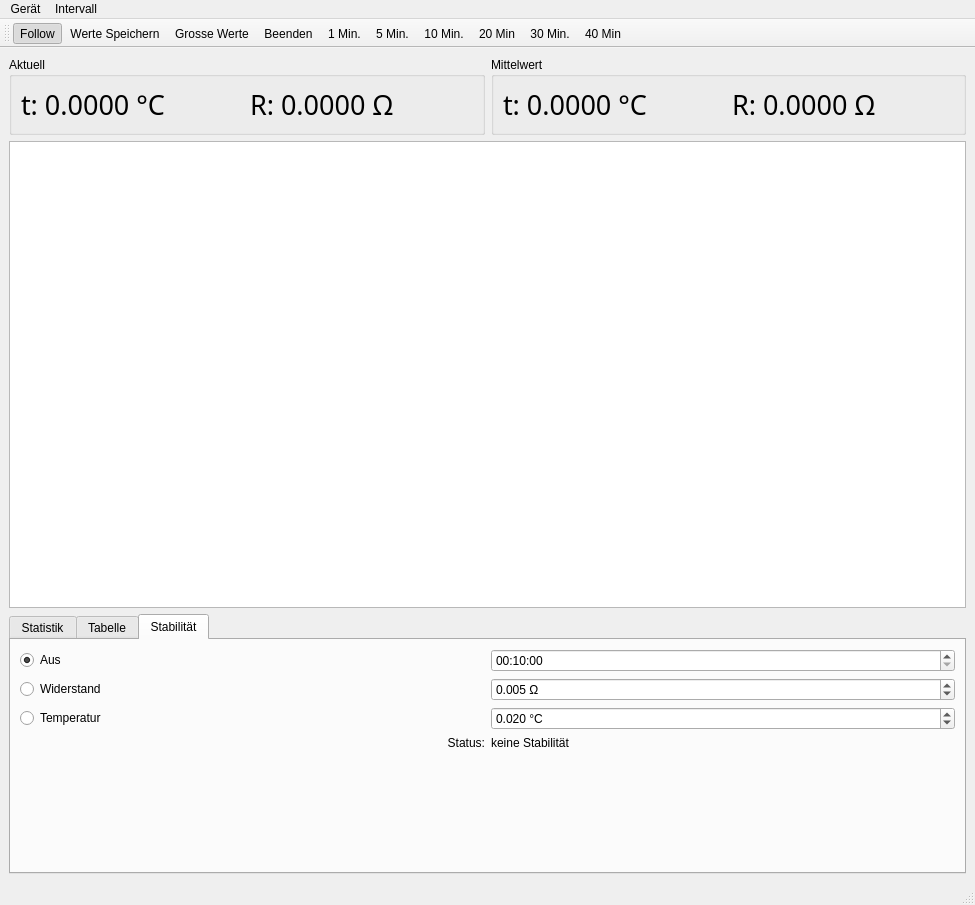
<?xml version="1.0" encoding="UTF-8"?>
<ui version="4.0">
 <class>MainWindow</class>
 <widget class="QMainWindow" name="MainWindow">
  <property name="geometry">
   <rect>
    <x>0</x>
    <y>0</y>
    <width>975</width>
    <height>905</height>
   </rect>
  </property>
  <property name="windowTitle">
   <string>Fluke-Superthermometer</string>
  </property>
  <property name="unifiedTitleAndToolBarOnMac">
   <bool>true</bool>
  </property>
  <widget class="QWidget" name="centralwidget">
   <layout class="QVBoxLayout" name="verticalLayout" stretch="0,1,0">
    <item>
     <layout class="QHBoxLayout" name="horizontalLayout">
      <item>
       <widget class="QGroupBox" name="group_aktuell">
        <property name="title">
         <string>Aktuell</string>
        </property>
        <layout class="QHBoxLayout" name="horizontalLayout_4">
         <item>
          <widget class="QLabel" name="lbl_temp_act">
           <property name="font">
            <font>
             <family>Typewriter</family>
             <pointsize>20</pointsize>
            </font>
           </property>
           <property name="text">
            <string>t: 0.0000 °C</string>
           </property>
          </widget>
         </item>
         <item>
          <widget class="QLabel" name="lbl_res_act">
           <property name="font">
            <font>
             <family>Typewriter</family>
             <pointsize>20</pointsize>
            </font>
           </property>
           <property name="text">
            <string>R: 0.0000 Ω</string>
           </property>
          </widget>
         </item>
        </layout>
       </widget>
      </item>
      <item>
       <widget class="QGroupBox" name="group_mittelwert">
        <property name="title">
         <string>Mittelwert</string>
        </property>
        <layout class="QHBoxLayout" name="horizontalLayout_5">
         <item>
          <widget class="QLabel" name="lbl_temp_mean">
           <property name="font">
            <font>
             <family>Typewriter</family>
             <pointsize>20</pointsize>
            </font>
           </property>
           <property name="text">
            <string>t: 0.0000 °C</string>
           </property>
          </widget>
         </item>
         <item>
          <widget class="QLabel" name="lbl_res_mean">
           <property name="font">
            <font>
             <family>Typewriter</family>
             <pointsize>20</pointsize>
            </font>
           </property>
           <property name="text">
            <string>R: 0.0000 Ω</string>
           </property>
          </widget>
         </item>
        </layout>
       </widget>
      </item>
     </layout>
    </item>
    <item>
     <widget class="PlotWidget" name="graphicsView"/>
    </item>
    <item>
     <widget class="QTabWidget" name="tabWidget">
      <property name="tabPosition">
       <enum>QTabWidget::North</enum>
      </property>
      <property name="tabShape">
       <enum>QTabWidget::Rounded</enum>
      </property>
      <property name="currentIndex">
       <number>2</number>
      </property>
      <widget class="QWidget" name="stat2">
       <attribute name="title">
        <string>Statistik</string>
       </attribute>
       <layout class="QVBoxLayout" name="verticalLayout_2">
        <item>
         <layout class="QFormLayout" name="formLayout_3">
          <item row="0" column="0">
           <widget class="QLabel" name="label">
            <property name="text">
             <string>Zeitraum:</string>
            </property>
           </widget>
          </item>
          <item row="0" column="1">
           <widget class="QLabel" name="text_stat_res_time_2">
            <property name="text">
             <string>0:00:00</string>
            </property>
           </widget>
          </item>
         </layout>
        </item>
        <item>
         <widget class="QTableView" name="table_statistic"/>
        </item>
       </layout>
      </widget>
      <widget class="QWidget" name="tab">
       <attribute name="title">
        <string>Tabelle</string>
       </attribute>
       <layout class="QHBoxLayout" name="horizontalLayout_3">
        <item>
         <widget class="QTableView" name="tableView"/>
        </item>
       </layout>
      </widget>
      <widget class="QWidget" name="tab_stab">
       <attribute name="title">
        <string>Stabilität</string>
       </attribute>
       <layout class="QGridLayout" name="gridLayout">
        <item row="2" column="0">
         <widget class="QRadioButton" name="radio_stab_temp">
          <property name="text">
           <string>Temperatur</string>
          </property>
         </widget>
        </item>
        <item row="0" column="0">
         <widget class="QRadioButton" name="radio_stab_off">
          <property name="text">
           <string>Aus</string>
          </property>
          <property name="checked">
           <bool>true</bool>
          </property>
         </widget>
        </item>
        <item row="1" column="0">
         <widget class="QRadioButton" name="radio_stab_res">
          <property name="text">
           <string>Widerstand</string>
          </property>
         </widget>
        </item>
        <item row="1" column="1">
         <widget class="QDoubleSpinBox" name="dblSpinBox_stab_res">
          <property name="suffix">
           <string> Ω</string>
          </property>
          <property name="decimals">
           <number>3</number>
          </property>
          <property name="singleStep">
           <double>0.001000000000000</double>
          </property>
          <property name="value">
           <double>0.005000000000000</double>
          </property>
         </widget>
        </item>
        <item row="3" column="1">
         <widget class="QLabel" name="text_stab_status">
          <property name="text">
           <string>keine Stabilität</string>
          </property>
         </widget>
        </item>
        <item row="3" column="0">
         <widget class="QLabel" name="lbl_stab_status">
          <property name="text">
           <string>Status:</string>
          </property>
          <property name="alignment">
           <set>Qt::AlignRight|Qt::AlignTrailing|Qt::AlignVCenter</set>
          </property>
         </widget>
        </item>
        <item row="0" column="1">
         <widget class="QTimeEdit" name="time_edit_stab">
          <property name="currentSection">
           <enum>QDateTimeEdit::HourSection</enum>
          </property>
          <property name="displayFormat">
           <string>HH:mm:ss</string>
          </property>
          <property name="time">
           <time>
            <hour>0</hour>
            <minute>10</minute>
            <second>0</second>
           </time>
          </property>
         </widget>
        </item>
        <item row="2" column="1">
         <widget class="QDoubleSpinBox" name="dblSpinBox_stab_temp">
          <property name="suffix">
           <string> °C</string>
          </property>
          <property name="decimals">
           <number>3</number>
          </property>
          <property name="maximum">
           <double>3.000000000000000</double>
          </property>
          <property name="singleStep">
           <double>0.001000000000000</double>
          </property>
          <property name="value">
           <double>0.020000000000000</double>
          </property>
         </widget>
        </item>
        <item row="4" column="1">
         <spacer name="verticalSpacer">
          <property name="orientation">
           <enum>Qt::Vertical</enum>
          </property>
          <property name="sizeHint" stdset="0">
           <size>
            <width>20</width>
            <height>40</height>
           </size>
          </property>
         </spacer>
        </item>
       </layout>
      </widget>
     </widget>
    </item>
   </layout>
  </widget>
  <widget class="QMenuBar" name="menubar">
   <property name="geometry">
    <rect>
     <x>0</x>
     <y>0</y>
     <width>975</width>
     <height>30</height>
    </rect>
   </property>
   <widget class="QMenu" name="menuIntervall">
    <property name="title">
     <string>Intervall</string>
    </property>
    <addaction name="action_1_min"/>
    <addaction name="action_5_min"/>
    <addaction name="action_10_min"/>
    <addaction name="action_20_min"/>
    <addaction name="action_30_min"/>
    <addaction name="action_40_min"/>
   </widget>
   <widget class="QMenu" name="menuGer_t">
    <property name="title">
     <string>Gerät</string>
    </property>
    <addaction name="action_kaye_sonde"/>
   </widget>
   <addaction name="menuGer_t"/>
   <addaction name="menuIntervall"/>
  </widget>
  <widget class="QStatusBar" name="statusbar"/>
  <widget class="QToolBar" name="toolBar">
   <property name="windowTitle">
    <string>toolBar</string>
   </property>
   <property name="iconSize">
    <size>
     <width>32</width>
     <height>32</height>
    </size>
   </property>
   <attribute name="toolBarArea">
    <enum>TopToolBarArea</enum>
   </attribute>
   <attribute name="toolBarBreak">
    <bool>false</bool>
   </attribute>
   <addaction name="action_follow"/>
   <addaction name="action_save_values"/>
   <addaction name="action_show_hide_big_values"/>
   <addaction name="action_quit"/>
   <addaction name="action_1_min"/>
   <addaction name="action_5_min"/>
   <addaction name="action_10_min"/>
   <addaction name="action_20_min"/>
   <addaction name="action_30_min"/>
   <addaction name="action_40_min"/>
  </widget>
  <action name="action_quit">
   <property name="icon">
    <iconset>
     <normaloff>:/icons/exit</normaloff>:/icons/exit</iconset>
   </property>
   <property name="text">
    <string>Beenden</string>
   </property>
   <property name="toolTip">
    <string>Beendet das Programm</string>
   </property>
  </action>
  <action name="action_follow">
   <property name="checkable">
    <bool>true</bool>
   </property>
   <property name="checked">
    <bool>true</bool>
   </property>
   <property name="icon">
    <iconset resource="ressource.qrc">
     <normaloff>:/icons/play</normaloff>
     <normalon>:/icons/pause</normalon>:/icons/play</iconset>
   </property>
   <property name="text">
    <string>Follow</string>
   </property>
   <property name="toolTip">
    <string>Automatisch verfolgen</string>
   </property>
  </action>
  <action name="action_1_min">
   <property name="text">
    <string>1 Min.</string>
   </property>
   <property name="toolTip">
    <string>1 Minute</string>
   </property>
  </action>
  <action name="action_5_min">
   <property name="text">
    <string>5 Min.</string>
   </property>
   <property name="toolTip">
    <string>5 Minuten</string>
   </property>
  </action>
  <action name="action_10_min">
   <property name="text">
    <string>10 Min.</string>
   </property>
   <property name="toolTip">
    <string>10 Minuten</string>
   </property>
  </action>
  <action name="action_20_min">
   <property name="text">
    <string>20 Min</string>
   </property>
   <property name="toolTip">
    <string>20 Minuten</string>
   </property>
  </action>
  <action name="action_30_min">
   <property name="text">
    <string>30 Min.</string>
   </property>
   <property name="toolTip">
    <string>30 Minuten</string>
   </property>
  </action>
  <action name="action_40_min">
   <property name="text">
    <string>40 Min</string>
   </property>
   <property name="toolTip">
    <string>40 Minuten</string>
   </property>
  </action>
  <action name="action_kaye_sonde">
   <property name="icon">
    <iconset resource="ressource.qrc">
     <normaloff>:/icons/IRTD</normaloff>:/icons/IRTD</iconset>
   </property>
   <property name="text">
    <string>Kaye-Sonde</string>
   </property>
  </action>
  <action name="action_show_hide_big_values">
   <property name="checkable">
    <bool>true</bool>
   </property>
   <property name="icon">
    <iconset resource="ressource.qrc">
     <normaloff>:/icons/burger</normaloff>:/icons/burger</iconset>
   </property>
   <property name="text">
    <string>Grosse Werte</string>
   </property>
   <property name="toolTip">
    <string>Zeigt / Versteckt grosse Werte</string>
   </property>
  </action>
  <action name="action_save_values">
   <property name="icon">
    <iconset resource="ressource.qrc">
     <normaloff>:/icons/save</normaloff>:/icons/save</iconset>
   </property>
   <property name="text">
    <string>Werte Speichern</string>
   </property>
   <property name="toolTip">
    <string>Speichert die aktuellen Messwerte</string>
   </property>
  </action>
 </widget>
 <customwidgets>
  <customwidget>
   <class>PlotWidget</class>
   <extends>QGraphicsView</extends>
   <header>pyqtgraph</header>
  </customwidget>
 </customwidgets>
 <resources>
  <include location="ressource.qrc"/>
 </resources>
 <connections/>
</ui>
